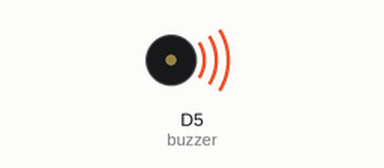
Simulated run of this sketch. Board: ESP8266 (NodeMCU). Parts: buzzer (waves = sounding). At 60.5 s the program restarts the board; the recording ends there.

Above: at 0.1 s.
At 35.95 s:
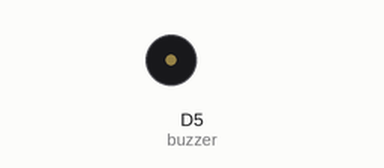
Timing chart, 0 to 40.0 s (numbered marks = the images above):
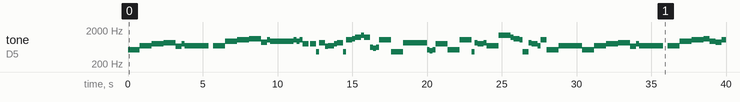

The sketch:

istiklal_mar__.ino
```cpp
/////////////////////////////////////////
//Türkiye Cumhuriyeti İstiklal Marşı   //
//Programmer: Coşkun Kozakbaş          //
//Tasarım Proje Youtube               //
/////////////////////////////////////////
const int buzzer = D5; // buzzer pin7 ve GND'ye bağlı

//kullanılacak notalar
int a, ad, b, c, cd, d, dd, e, f, fd, g, gd, a2, ad2, b2, c2, cd2, d2, dd2, e2, f2, fd2, g2, gd2, a3;

void setup()
{
  Serial.begin(9600);
  pinMode(buzzer, OUTPUT);

//////////////////////
// c  = do
// cd = do diyez
// d  = re
// dd = re diyez
// e  = mi
// f  = fa
// fd = fa diyez
// g  = sol
// gd = sol diyez
// a  = la
// ad = la diyez
// b  = si
///////////////////////

//notalara karşılık gelen frekans değerleri
a=440;
ad=466;
b=494;

c=523;
cd=554;
d=587;
dd=622;
e=659;
f = 698;
fd = 740;
g = 784;
gd = 830;

a2 = 880;
ad2 = 932;
b2 = 988;
c2 = 1046;
cd2 = 1108;
d2 = 1174;
dd2 = 1244;
e2 = 1318;
f2 = 1396;
fd2 = 1480;
g2 = 1568;
gd2 = 1660;
a3 = 1760;


}

void loop()
{
//Korkma Sönmez Bu Şafak
    tone(buzzer, c);
    delay(800);
    tone(buzzer, f);
    delay(800);
    tone(buzzer, g);
    delay(800);
    tone(buzzer, gd);
    delay(800);
    tone(buzzer, e);
    delay(400);
    tone(buzzer, g);
    delay(200);
    tone(buzzer, f);
    delay(1600);
    noTone(buzzer);
    delay(300);
//Larda Yüzden Al Sancak
    tone(buzzer, f);
    delay(800);
    tone(buzzer, ad2);
    delay(800);
    tone(buzzer, c2);
    delay(800);
    tone(buzzer, cd2);
    delay(800);
    tone(buzzer, a2);
    delay(400);
    tone(buzzer, c2);
    delay(200);
    tone(buzzer, ad2);
    delay(1600);
//Sönmeden Yurdumun Üstünde Tüten En Son Ocak O Be
    tone(buzzer, c2);
    delay(200);
    tone(buzzer, ad2);
    delay(200);
    tone(buzzer, c2);
    delay(200);
    tone(buzzer, g);
    delay(400);
    noTone(buzzer);
    delay(100);
    tone(buzzer, g);
    delay(400);
    tone(buzzer, ad);
    delay(200);
    tone(buzzer, gd);
    delay(400);
    tone(buzzer, e);
    delay(200);
    tone(buzzer, f);
    delay(400);
    tone(buzzer, g);
    delay(200);
    tone(buzzer, gd);
    delay(400);
    tone(buzzer, ad);
    delay(200);
    tone(buzzer, c2);
    delay(400);
    tone(buzzer, cd2);
    delay(200);
    tone(buzzer, dd2);
    delay(400);
    tone(buzzer, f2);
    delay(200);
    tone(buzzer, dd2);
    delay(400);
//Nim Milletimin
    tone(buzzer, dd);
    delay(200);
    tone(buzzer, d);
    delay(200);
    tone(buzzer, dd);
    delay(200);
    tone(buzzer, c2);
    delay(800);
    tone(buzzer, ad);
    delay(800);
    tone(buzzer, gd);
    delay(1600);
// Yıldızıdır Parlayacak O benim
    tone(buzzer, c);
    delay(200);
    tone(buzzer, b);
    delay(200);
    tone(buzzer, c);
    delay(200);
    tone(buzzer, g);
    delay(800);
    tone(buzzer, c);
    delay(800);
    tone(buzzer, c2);
    delay(800);
    tone(buzzer, ad);
    delay(200);
    tone(buzzer, gd);
    delay(200);
    tone(buzzer, g);
    delay(400);
    tone(buzzer, gd);
    delay(200);
    tone(buzzer, f);
    delay(800);
//Dir O Benim Milletimindir Ancak
    tone(buzzer, f2);
    delay(800);
    tone(buzzer, dd2);
    delay(200);
    tone(buzzer, cd2);
    delay(400);
    tone(buzzer, c2);
    delay(200);
    tone(buzzer, ad);
    delay(400);
    tone(buzzer, gd);
    delay(200);
    tone(buzzer, g);
    delay(400);
    tone(buzzer, f);
    delay(200);
    tone(buzzer, c2);
    delay(400);
    tone(buzzer, c);
    delay(800);
    tone(buzzer, f);
    delay(1600);

/////////////ikinci kıt'a

//Çatma Kurban Olayım
    tone(buzzer, c);
    delay(800);
    tone(buzzer, f);
    delay(800);
    tone(buzzer, g);
    delay(800);
    tone(buzzer, gd);
    delay(800);
    tone(buzzer, e);
    delay(400);
    tone(buzzer, g);
    delay(200);
    tone(buzzer, f);
    delay(1600);
    noTone(buzzer);
    delay(300);
//Çehreni Ey Nazlı Hilal
    tone(buzzer, f);
    delay(800);
    tone(buzzer, ad2);
    delay(800);
    tone(buzzer, c2);
    delay(800);
    tone(buzzer, cd2);
    delay(400);
    tone(buzzer, ad2);
    delay(400);
    tone(buzzer, a2);
    delay(400);
    tone(buzzer, c2);
    delay(400);
    tone(buzzer, ad2);
    delay(800);
//Kahraman Irkıma Bir Gül Ne Bu Şiddet Bu Celal Sana
    tone(buzzer, c2);
    delay(200);
    tone(buzzer, ad2);
    delay(200);
    tone(buzzer, c2);
    delay(200);
    tone(buzzer, g);
    delay(400);
    noTone(buzzer);
    delay(100);
    tone(buzzer, g);
    delay(400);
    tone(buzzer, ad);
    delay(200);
    tone(buzzer, gd);
    delay(400);
    tone(buzzer, e);
    delay(200);
    tone(buzzer, f);
    delay(400);
    tone(buzzer, g);
    delay(200);
    tone(buzzer, gd);
    delay(400);
    tone(buzzer, ad);
    delay(200);
    tone(buzzer, c2);
    delay(400);
    tone(buzzer, cd2);
    delay(200);
    tone(buzzer, dd2);
    delay(400);
    tone(buzzer, f2);
    delay(200);
    tone(buzzer, dd2);
    delay(400);
//Olmaz Dökülen
    tone(buzzer, dd);
    delay(200);
    tone(buzzer, d);
    delay(200);
    tone(buzzer, dd);
    delay(200);
    tone(buzzer, c2);
    delay(800);
    tone(buzzer, ad);
    delay(800);
    tone(buzzer, gd);
    delay(1600);
//Kanlarımız Sonra Helal Hakkıdır
    tone(buzzer, c);
    delay(200);
    tone(buzzer, b);
    delay(200);
    tone(buzzer, c);
    delay(200);
    tone(buzzer, g);
    delay(800);
    tone(buzzer, c);
    delay(800);
    tone(buzzer, c2);
    delay(800);
    tone(buzzer, ad);
    delay(200);
    tone(buzzer, gd);
    delay(200);
    tone(buzzer, g);
    delay(400);
    tone(buzzer, gd);
    delay(200);
    tone(buzzer, f);
    delay(800);
//Hakk'a Tapan Milletimin İstiklal
    tone(buzzer, f2);
    delay(800);
    tone(buzzer, dd2);
    delay(200);
    tone(buzzer, cd2);
    delay(400);
    tone(buzzer, c2);
    delay(200);
    tone(buzzer, ad);
    delay(400);
    tone(buzzer, gd);
    delay(200);
    tone(buzzer, g);
    delay(400);
    tone(buzzer, f);
    delay(200);
    tone(buzzer, c2);
    delay(400);
    tone(buzzer, c);
    delay(800);
    tone(buzzer, f);
    delay(1600);

//Söz    : Mehmet Akif Ersoy
//Beste  : Osman Zeki Üngör


    noTone(buzzer);
    delay(300);

    for(;;){} //tekrar yok
}
```

Measured:
- by itself, tone on D5 (buzzer): plays 523 Hz for 0.80 s, 698 Hz for 0.80 s, 784 Hz for 0.80 s, 830 Hz for 0.80 s, 659 Hz for 0.40 s, 784 Hz for 0.20 s … (73 notes in this stretch)
